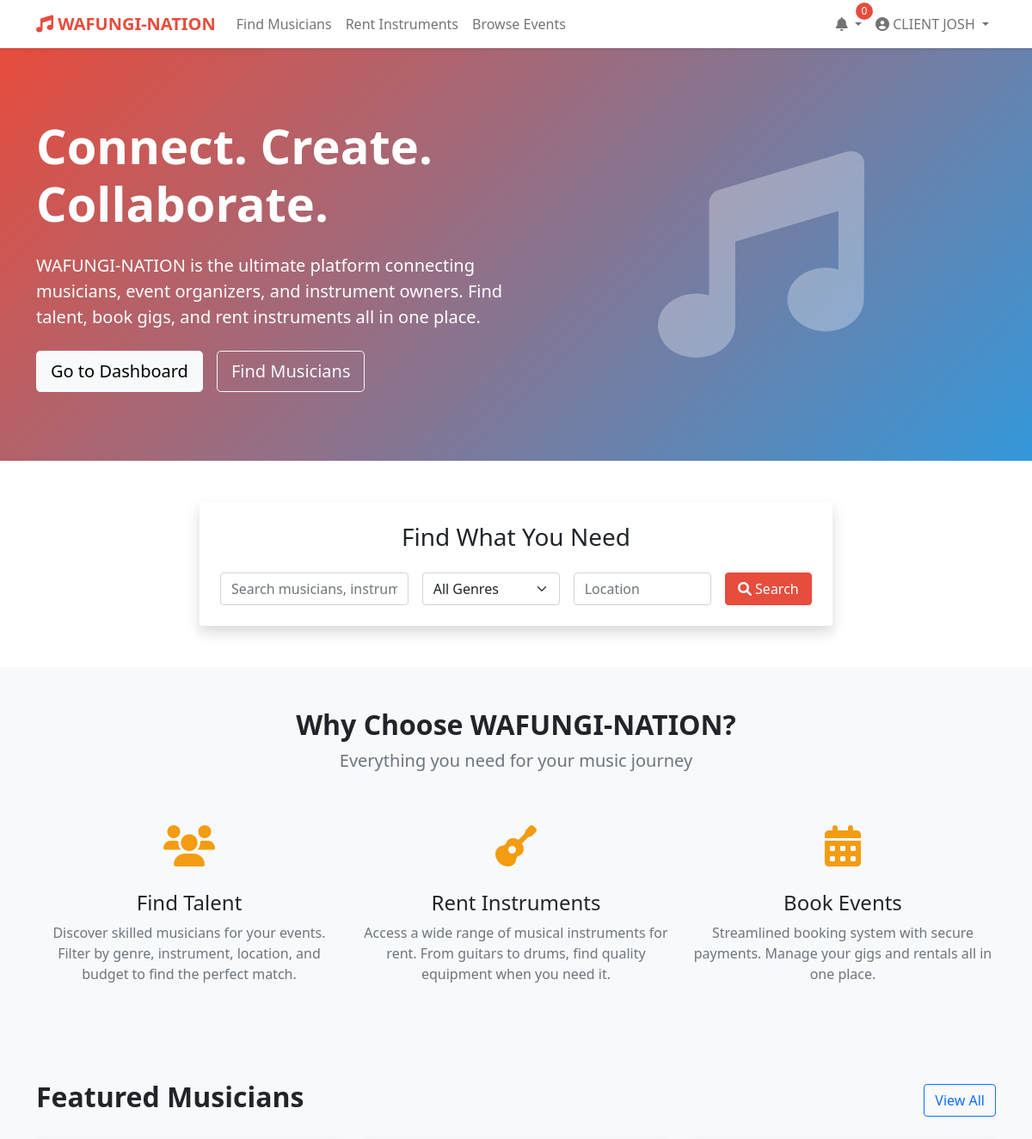
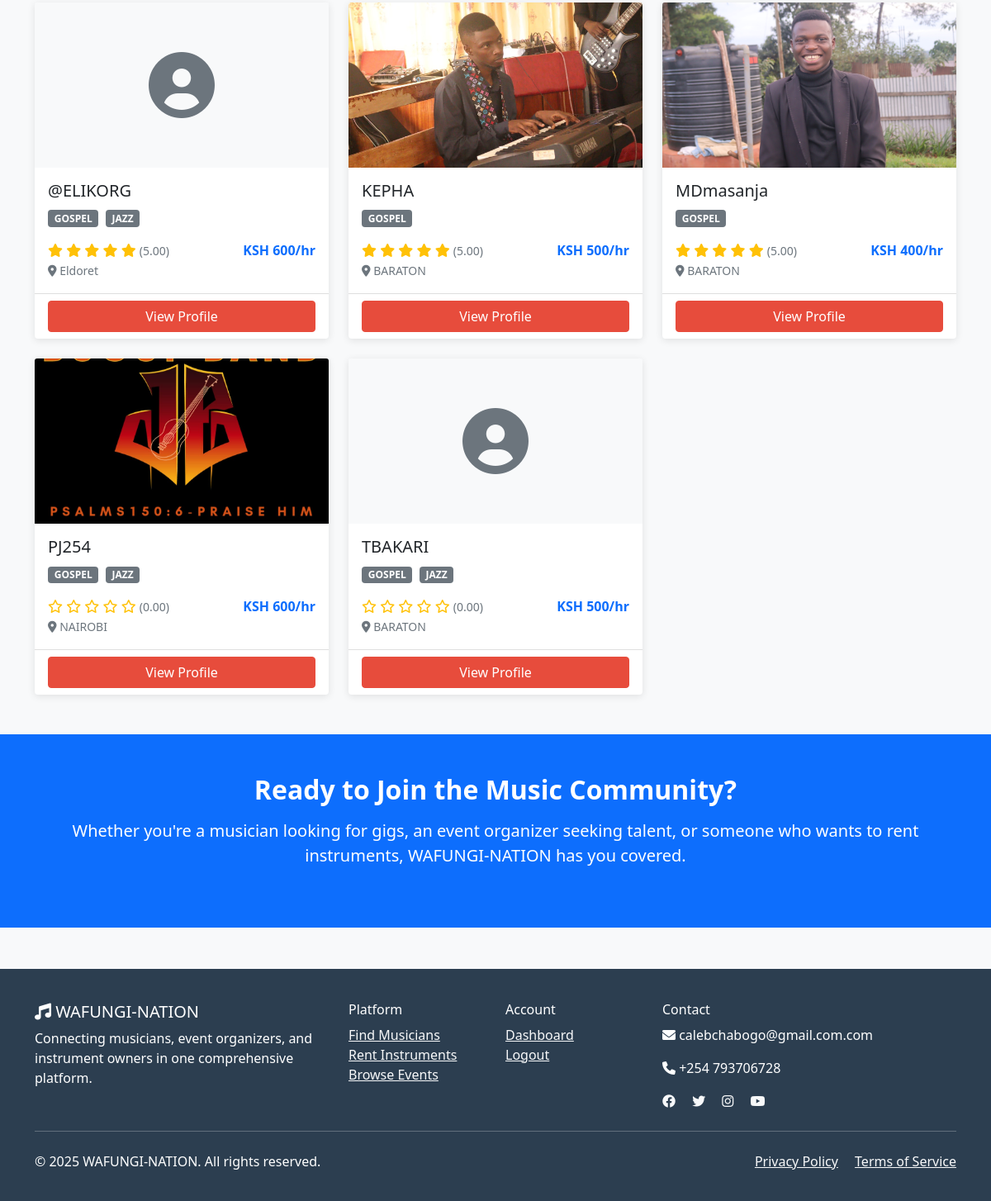
/ (signed in), run on the app's committed database (2 pictures, top to bottom).
### wafungi/models.py (models this page shows, shortened)
class User(AbstractUser):
    USER_TYPES = (
        ('musician', 'Musician'),
        ('organizer', 'Event Organizer'),
        ('instrument_owner', 'Instrument Owner'),
        ('client', 'Client'),
    )
    user_type = models.CharField(max_length=20, choices=USER_TYPES)
    phone = models.CharField(max_length=15, blank=True)
    location = models.CharField(max_length=100, blank=True)
    profile_picture = models.ImageField(upload_to='profiles/', blank=True, null=True)
    bio = models.TextField(blank=True)
    is_verified = models.BooleanField(default=False)
    created_at = models.DateTimeField(auto_now_add=True)
    updated_at = models.DateTimeField(auto_now=True)

class MusicianProfile(models.Model):
    user = models.OneToOneField(User, on_delete=models.CASCADE)
    stage_name = models.CharField(max_length=100, blank=True)
    genres = models.ManyToManyField(Genre)
    instruments = models.ManyToManyField(Instrument)
    experience_years = models.PositiveIntegerField(default=0)
    hourly_rate = models.DecimalField(max_digits=10, decimal_places=2, default=0)
    availability_status = models.BooleanField(default=True)
    portfolio_url = models.URLField(blank=True)
    sample_audio = models.FileField(upload_to='audio_samples/', blank=True, null=True)
    rating = models.DecimalField(max_digits=3, decimal_places=2, default=0.0)
    total_gigs = models.PositiveIntegerField(default=0)

class Genre(models.Model):
    name = models.CharField(max_length=50, unique=True)
    description = models.TextField(blank=True)

### wafungi/views.py (the view)
# urls.py: path('', views.home, name='home'),
def home(request):
    featured_musicians = MusicianProfile.objects.filter(
        user__is_active=True,
        availability_status=True
    ).order_by('-rating', '-total_gigs')[:6]
    upcoming_events = Event.objects.filter(
        is_active=True,
        date__gte=timezone.now()
    ).order_by('date')[:6]
    featured_instruments = InstrumentListing.objects.filter(
        is_available=True
    ).order_by('-created_at')[:6]
    context = {
        'featured_musicians': featured_musicians,
        'upcoming_events': upcoming_events,
        'featured_instruments': featured_instruments,
    }
    return render(request, 'wafungi/home.html', context)

### templates/wafungi/home.html (shortened to what this page needs)
{% extends 'base.html' %}
{% load wafungi_filters %}
{% block content %}
<section class="hero-section">
    <div class="container">
        <div class="row align-items-center">
            <div class="col-lg-6">
                <h1 class="display-4 fw-bold mb-4">Connect. Create. Collaborate.</h1>
                <p class="lead mb-4">
                    WAFUNGI-NATION is the ultimate platform connecting musicians, event organizers,
                    and instrument owners. Find talent, book gigs, and rent instruments all in one place.
                </p>
                <div class="d-flex gap-3">
                    {% if not user.is_authenticated %}
                        <a href="{% url 'register' %}" class="btn btn-light btn-lg">Join Now</a>
                        <a href="{% url 'search_musicians' %}" class="btn btn-outline-light btn-lg">Explore Talent</a>
                    {% else %}
                        <a href="{% url 'dashboard' %}" class="btn btn-light btn-lg">Go to Dashboard</a>
                        <a href="{% url 'search_musicians' %}" class="btn btn-outline-light btn-lg">Find Musicians</a>
                    {% endif %}
                </div>
            </div>
            <div class="col-lg-6">
                <div class="text-center">
                    <i class="fas fa-music" style="font-size: 15rem; opacity: 0.3;"></i>
                </div>
            </div>
        </div>
    </div>
</section>
<section class="py-5 bg-white">
    <div class="container">
        <div class="row justify-content-center">
            <div class="col-lg-8">
                <div class="card shadow">
                    <div class="card-body p-4">
                        <h3 class="text-center mb-4">Find What You Need</h3>
                        <form method="GET" action="{% url 'search_musicians' %}">
                            <div class="row g-3">
                                <div class="col-md-4">
                                    <input type="text" name="q" class="form-control" placeholder="Search musicians, instruments...">
                                </div>
                                <div class="col-md-3">
                                    <select name="genre" class="form-select">
                                        <option value="">All Genres</option>
                                    </select>
                                </div>
                                <div class="col-md-3">
                                    <input type="text" name="location" class="form-control" placeholder="Location">
                                </div>
                                <div class="col-md-2">
                                    <button type="submit" class="btn btn-primary w-100">
                                        <i class="fas fa-search"></i> Search
                                    </button>
                                </div>
                            </div>
                        </form>
                    </div>
                </div>
            </div>
        </div>
    </div>
</section>
<section class="py-5">
    <div class="container">
        <div class="text-center mb-5">
            <h2 class="fw-bold">Why Choose WAFUNGI-NATION?</h2>
            <p class="lead text-muted">Everything you need for your music journey</p>
        </div>
        <div class="row g-4">
            <div class="col-md-4">
                <div class="text-center">
                    <div class="feature-icon">
                        <i class="fas fa-users"></i>
                    </div>
                    <h4>Find Talent</h4>
                    <p class="text-muted">
                        Discover skilled musicians for your events. Filter by genre,
                        instrument, location, and budget to find the perfect match.
                    </p>
                </div>
            </div>
            <div class="col-md-4">
                <div class="text-center">
                    <div class="feature-icon">
                        <i class="fas fa-guitar"></i>
                    </div>
                    <h4>Rent Instruments</h4>
                    <p class="text-muted">
                        Access a wide range of musical instruments for rent.
                        From guitars to drums, find quality equipment when you need it.
                    </p>
                </div>
            </div>
            <div class="col-md-4">
                <div class="text-center">
                    <div class="feature-icon">
                        <i class="fas fa-calendar-alt"></i>
                    </div>
                    <h4>Book Events</h4>
                    <p class="text-muted">
                        Streamlined booking system with secure payments.
                        Manage your gigs and rentals all in one place.
                    </p>
                </div>
            </div>
        </div>
    </div>
</section>
{% if featured_musicians %}
<section class="py-5 bg-light">
    <div class="container">
        <div class="d-flex justify-content-between align-items-center mb-4">
            <h2 class="fw-bold">Featured Musicians</h2>
            <a href="{% url 'search_musicians' %}" class="btn btn-outline-primary">View All</a>
        </div>
        <div class="row g-4">
            {% for musician in featured_musicians %}
            <div class="col-md-4">
                <div class="card musician-card h-100">
                    {% if musician.user.profile_picture %}
                        <img src="{{ musician.user.profile_picture.url }}" class="card-img-top" alt="{{ musician.stage_name }}">
                    {% else %}
                        <div class="card-img-top bg-light d-flex align-items-center justify-content-center" style="height: 200px;">
                            <i class="fas fa-user-circle fa-5x text-muted"></i>
                        </div>
                    {% endif %}
                    <div class="card-body">
                        <h5 class="card-title">{{ musician.stage_name|default:musician.user.get_full_name }}</h5>
                        <p class="card-text text-muted">
                            {% for genre in musician.genres.all|slice:":2" %}
                                <span class="badge bg-secondary me-1">{{ genre.name }}</span>
                            {% endfor %}
                        </p>
                        <div class="d-flex justify-content-between align-items-center">
                            <div class="rating">
                                {% for i in "12345" %}
                                    {% if forloop.counter <= musician.rating %}
                                        <i class="fas fa-star"></i>
                                    {% else %}
                                        <i class="far fa-star"></i>
                                    {% endif %}
                                {% endfor %}
                                <small class="text-muted">({{ musician.rating }})</small>
                            </div>
                            <span class="fw-bold text-primary">{{ musician.hourly_rate|ksh_currency }}/hr</span>
                        </div>
                        <p class="card-text">
                            <small class="text-muted">
                                <i class="fas fa-map-marker-alt"></i> {{ musician.user.location|default:"Location not specified" }}
                            </small>
                        </p>
                    </div>
                    <div class="card-footer bg-transparent">
                        <a href="{% url 'musician_detail' musician.id %}" class="btn btn-primary w-100">View Profile</a>
                    </div>
                </div>
            </div>
            {% endfor %}
        </div>
    </div>
</section>
{% endif %}
<section class="py-5 bg-primary text-white">
    <div class="container text-center">
        <h2 class="fw-bold mb-3">Ready to Join the Music Community?</h2>
        <p class="lead mb-4">
            Whether you're a musician looking for gigs, an event organizer seeking talent,
            or someone who wants to rent instruments, WAFUNGI-NATION has you covered.
        </p>
    </div>
</section>
{% endblock %}

### templates/base.html (shortened to what this page needs)
<!DOCTYPE html>
<html lang="en">
<head>
    <link href="https://cdn.jsdelivr.net/npm/bootstrap@5.1.3/dist/css/bootstrap.min.css" rel="stylesheet">
    <link rel="stylesheet" href="https://cdnjs.cloudflare.com/ajax/libs/font-awesome/6.0.0/css/all.min.css">
</head>
<body>
    <nav class="navbar navbar-expand-lg navbar-light bg-white shadow-sm">
        <div class="container">
            <a class="navbar-brand" href="{% url 'home' %}">
                <i class="fas fa-music"></i> WAFUNGI-NATION
            </a>
            <div class="collapse navbar-collapse" id="navbarNav">
                <ul class="navbar-nav me-auto">
                    <li class="nav-item">
                        <a class="nav-link" href="{% url 'search_musicians' %}">Find Musicians</a>
                    </li>
                    <li class="nav-item">
                        <a class="nav-link" href="{% url 'search_instruments' %}">Rent Instruments</a>
                    </li>
                    <li class="nav-item">
                        <a class="nav-link" href="{% url 'browse_events' %}">Browse Events</a>
                    </li>
                </ul>
                <ul class="navbar-nav">
                    {% if user.is_authenticated %}
                        <li class="nav-item dropdown">
                            <a class="nav-link dropdown-toggle" href="#" id="notificationDropdown" role="button" data-bs-toggle="dropdown">
                                <i class="fas fa-bell"></i>
                                <span class="notification-badge" id="notificationCount">0</span>
                            </a>
                        </li>
                        <li class="nav-item dropdown">
                            <a class="nav-link dropdown-toggle" href="#" id="navbarDropdown" role="button" data-bs-toggle="dropdown">
                                {% if user.profile_picture %}
                                    <img src="{{ user.profile_picture.url }}" alt="Profile" class="rounded-circle" width="30" height="30">
                                {% else %}
                                    <i class="fas fa-user-circle"></i>
                                {% endif %}
                                {{ user.get_full_name|default:user.username }}
                            </a>
                        </li>
                    {% endif %}
                </ul>
            </div>
        </div>
    </nav>
    <main>
        {% block content %}{% endblock %}
    </main>
    <footer>
        <div class="container">
            <div class="row">
                <div class="col-md-4">
                    <h5><i class="fas fa-music"></i> WAFUNGI-NATION</h5>
                    <p>Connecting musicians, event organizers, and instrument owners in one comprehensive platform.</p>
                </div>
                <div class="col-md-2">
                    <h6>Platform</h6>
                    <ul class="list-unstyled">
                        <li><a href="{% url 'search_musicians' %}" class="text-light">Find Musicians</a></li>
                        <li><a href="{% url 'search_instruments' %}" class="text-light">Rent Instruments</a></li>
                        <li><a href="{% url 'browse_events' %}" class="text-light">Browse Events</a></li>
                    </ul>
                </div>
                <div class="col-md-2">
                    <h6>Account</h6>
                    <ul class="list-unstyled">
                        {% if user.is_authenticated %}
                            <li><a href="{% url 'dashboard' %}" class="text-light">Dashboard</a></li>
                            <li><a href="{% url 'logout' %}" class="text-light">Logout</a></li>
                        {% else %}
                            <li><a href="{% url 'login' %}" class="text-light">Login</a></li>
                            <li><a href="{% url 'register' %}" class="text-light">Register</a></li>
                        {% endif %}
                    </ul>
                </div>
                <div class="col-md-4">
                    <h6>Contact</h6>
                    <p><i class="fas fa-envelope"></i> calebchabogo@gmail.com.com</p>
                    <p><i class="fas fa-phone"></i> +254 793706728</p>
                    <div class="social-links">
                        <a href="#" class="text-light me-3"><i class="fab fa-facebook"></i></a>
                        <a href="#" class="text-light me-3"><i class="fab fa-twitter"></i></a>
                        <a href="#" class="text-light me-3"><i class="fab fa-instagram"></i></a>
                        <a href="#" class="text-light"><i class="fab fa-youtube"></i></a>
                    </div>
                </div>
            </div>
            <hr class="my-4">
            <div class="row">
                <div class="col-md-6">
                    <p>&copy; 2025 WAFUNGI-NATION. All rights reserved.</p>
                </div>
                <div class="col-md-6 text-end">
                    <a href="#" class="text-light me-3">Privacy Policy</a>
                    <a href="#" class="text-light">Terms of Service</a>
                </div>
            </div>
        </div>
    </footer>
</body>
</html>

### data on the page
User: get_full_name "CLIENT JOSH"
MusicianProfile: stage_name "@ELIKORG", rating "5.00", hourly_rate|ksh_currency "KSH 600", user.location "Eldoret"
Genre: name "GOSPEL"
Genre: name "JAZZ"
MusicianProfile: user.profile_picture (picture), stage_name "KEPHA", rating "5.00", hourly_rate|ksh_currency "KSH 500", user.location "BARATON"
MusicianProfile: user.profile_picture (picture), stage_name "MDmasanja", rating "5.00", hourly_rate|ksh_currency "KSH 400", user.location "BARATON"
MusicianProfile: user.profile_picture (picture), stage_name "PJ254", rating "0.00", hourly_rate|ksh_currency "KSH 600", user.location "NAIROBI"
MusicianProfile: stage_name "TBAKARI", rating "0.00", hourly_rate|ksh_currency "KSH 500", user.location "BARATON"
